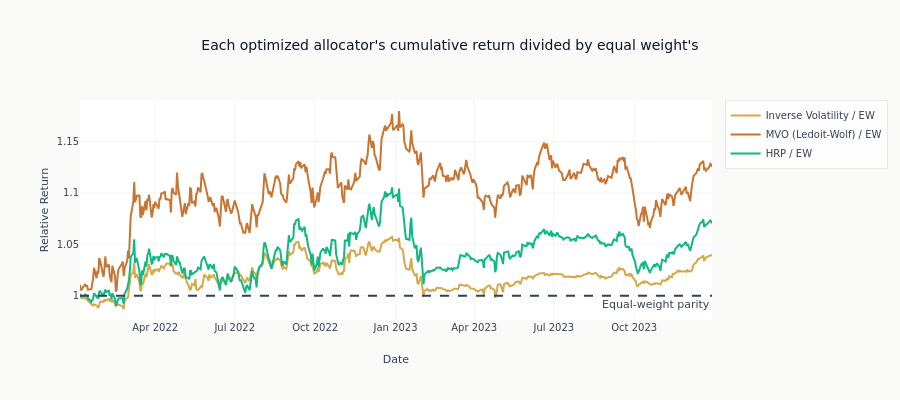

Notebook source saved alongside this figure:
### Markdown cell above
## 11. Relative Performance

### Code cell
# Compute relative performance vs Equal Weight baseline
baseline_cum = results["Equal Weight"]["cumulative_return"]

fig = go.Figure()

for name, result in results.items():
    if name == "Equal Weight":
        continue

    # Align lengths
    min_len = min(len(result["cumulative_return"]), len(baseline_cum))
    relative = result["cumulative_return"][:min_len] / baseline_cum[:min_len]

    fig.add_trace(
        go.Scatter(
            x=result["dates"][:min_len],
            y=relative,
            mode="lines",
            name=f"{name} / EW",
            line=dict(color=colors[name], width=2),
        )
    )

fig.add_hline(
    y=1.0,
    line_dash="dash",
    line_color=COLORS["neutral"],
    annotation_text="Equal-weight parity",
    annotation_position="bottom right",
)

fig.update_layout(
    title="Each optimized allocator's cumulative return divided by equal weight's",
    xaxis_title="Date",
    yaxis_title="Relative Return",
    height=400,
)
show_plotly_with_alt(
    fig,
    "Three ratio curves against date, each optimized allocation's cumulative return divided by "
    "equal weight's, with a dashed line at parity. Each of the three runs above parity for most "
    "of the holdout, the minimum-variance ratio highest.",
)

### Figure 1 — Plotly figure (JSON) as saved in the notebook; plotly's stock layout.template omitted (floating-point values rounded to 4 significant figures; data arrays with more than 128 entries replaced by an {"elided": "..."} marker saying what was removed)
{"data": [{"line": {"color": "#D4A84B", "width": 2}, "mode": "lines", "name": "Inverse Volatility / EW", "type": "scatter", "x": {"elided": "499 str values"}, "y": {"elided": "499 float values"}}, {"line": {"color": "#C87533", "width": 2}, "mode": "lines", "name": "MVO (Ledoit-Wolf) / EW", "type": "scatter", "x": {"elided": "499 str values"}, "y": {"elided": "499 float values"}}, {"line": {"color": "#10b981", "width": 2}, "mode": "lines", "name": "HRP / EW", "type": "scatter", "x": {"elided": "499 str values"}, "y": {"elided": "499 float values"}}], "layout": {"annotations": [{"showarrow": false, "text": "Equal-weight parity", "x": 1, "xanchor": "right", "xref": "x domain", "y": 1.0, "yanchor": "top", "yref": "y"}], "height": 400, "shapes": [{"line": {"color": "#334155", "dash": "dash"}, "type": "line", "x0": 0, "x1": 1, "xref": "x domain", "y0": 1.0, "y1": 1.0, "yref": "y"}], "title": {"text": "Each optimized allocator's cumulative return divided by equal weight's"}, "xaxis": {"title": {"text": "Date"}}, "yaxis": {"title": {"text": "Relative Return"}}}}
